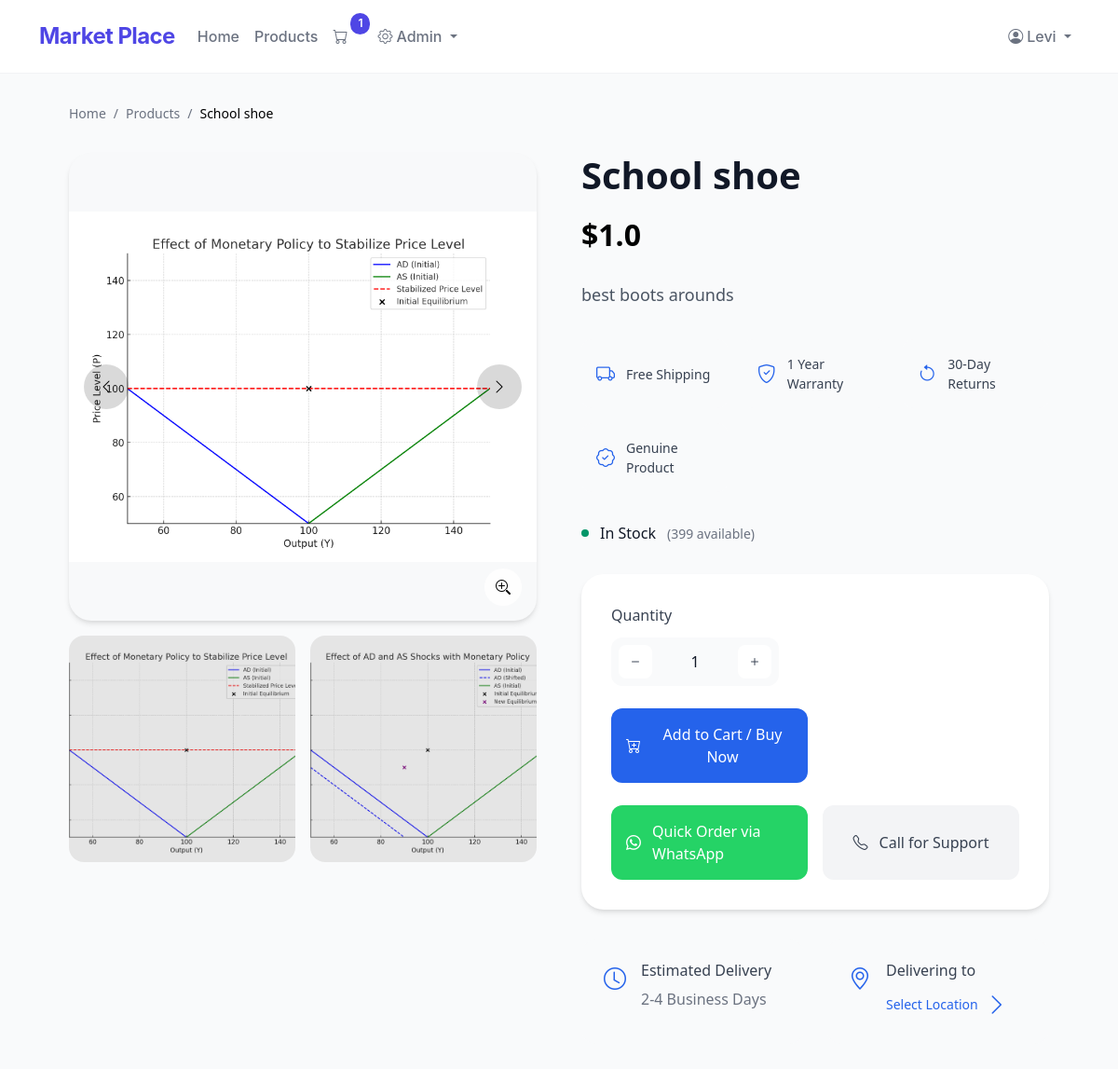
The page /product/2 (signed in) on the database as committed earlier.
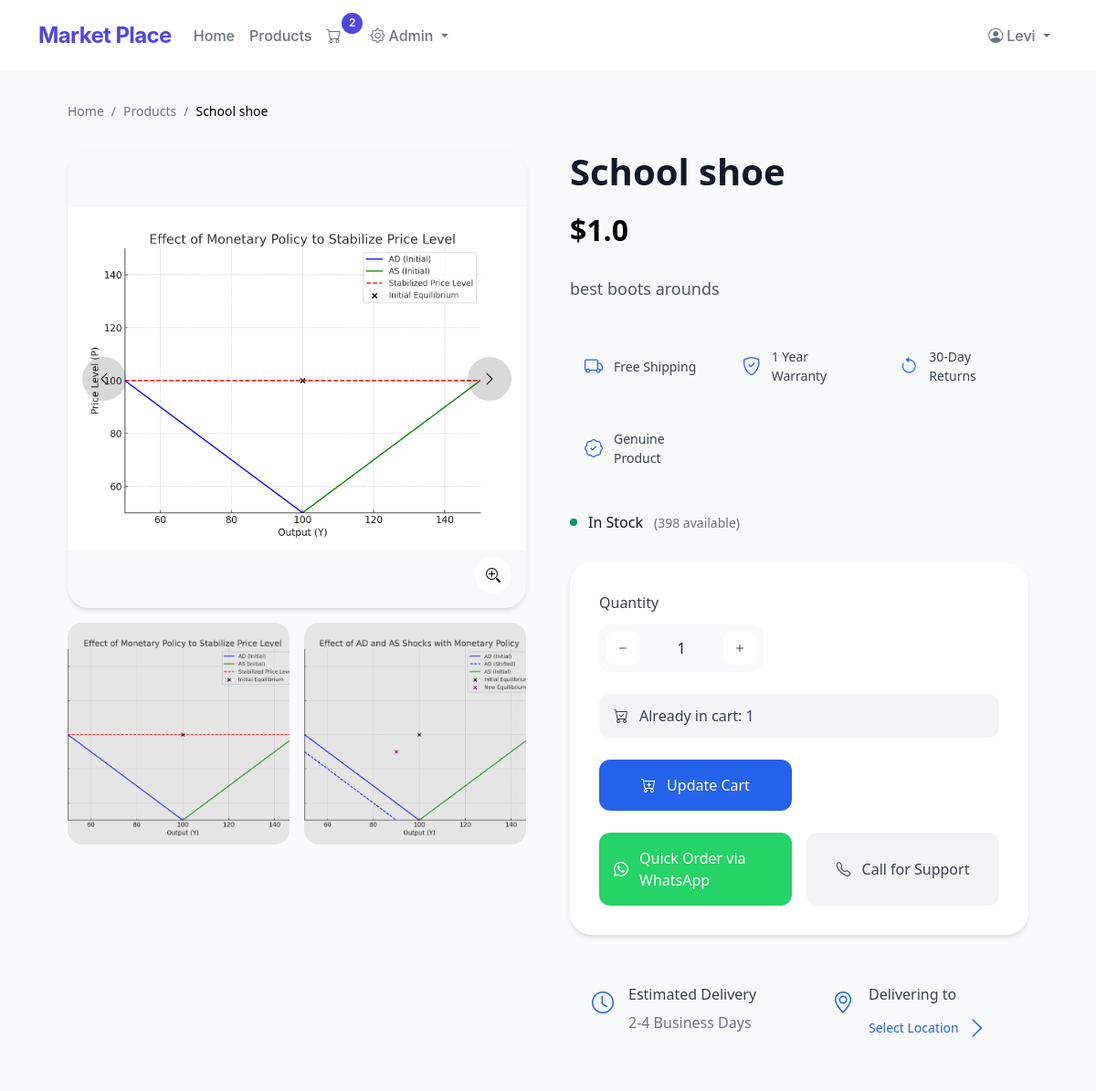
The same page on the database as committed later.
### app.py (models this page shows)
class Product(db.Model):
    __tablename__ = 'products'
    id = db.Column(db.Integer, primary_key=True)
    name = db.Column(db.String(100), nullable=False)
    description = db.Column(db.String(500), nullable=True)
    price = db.Column(db.Float, nullable=False)
    stock_quantity = db.Column(db.Integer, nullable=False)
    category_id = db.Column(db.Integer, db.ForeignKey('categories.id'), nullable=False)
    order_items = db.relationship('OrderItem', backref='product', lazy=True)
    images = db.relationship('ProductImage', backref='product', lazy=True)

class ProductImage(db.Model):
    __tablename__ = 'product_images'
    id = db.Column(db.Integer, primary_key=True)
    product_id = db.Column(db.Integer, db.ForeignKey('products.id'), nullable=False)
    image_url = db.Column(db.String(200), nullable=False)

class OrderItem(db.Model):
    __tablename__ = 'order_items'
    id = db.Column(db.Integer, primary_key=True)
    order_id = db.Column(db.Integer, db.ForeignKey('orders.id'), nullable=False)
    product_id = db.Column(db.Integer, db.ForeignKey('products.id'), nullable=False)
    quantity = db.Column(db.Integer, nullable=False)
    price_at_time = db.Column(db.Float, nullable=False)

### app.py (the view)
@app.route('/product/<int:product_id>')
def product_detail(product_id):
    product = Product.query.get_or_404(product_id)
    existing_order_item = None
    if 'user_id' in session:
        order = Order.query.filter_by(user_id=session['user_id'], status="Pending").first()
        if order:
            existing_order_item = OrderItem.query.filter_by(order_id=order.id, product_id=product_id).first()
    serialized_images = [{"image_url": image.image_url} for image in product.images]
    return render_template(
        'product_detail.html',
        product=product,
        existing_order_item=existing_order_item,
        images=serialized_images
    )

### app.py (called while the page is built)
def get_cart_unique_items():
    if 'user_id' in session:
        order = Order.query.filter_by(user_id=session['user_id'], status="Pending").first()
        if order:
            return OrderItem.query.filter_by(order_id=order.id).count()
    return 0

@app.context_processor
def inject_cart_count():
    return dict(cart_count=get_cart_unique_items())

### templates/product_detail.html (shortened to what this page needs)
{% extends 'base.html' %}
{% block content %}
<div class="product-container">
    <nav class="breadcrumb">
        <a href="{{ url_for('home') }}">Home</a>
        <span>/</span>
        <a href="{{ url_for('products') }}">Products</a>
        <span>/</span>
        <span class="current">{{ product.name }}</span>
    </nav>
    <div class="product-grid">
        <div class="image-section">
            <div class="main-image-container" id="image-container">
                {% if product.images %}
                    <div class="image-wrapper">
                        <img id="main-image"
                             src="{{ url_for('static', filename='uploads/' + product.images[0].image_url) }}"
                             alt="Image of {{ product.name }}">
                    </div>
                    <button class="nav-btn prev-btn" id="prev-btn">
                        <i class="bi bi-chevron-left"></i>
                    </button>
                    <button class="nav-btn next-btn" id="next-btn">
                        <i class="bi bi-chevron-right"></i>
                    </button>
                    <button class="zoom-btn" onclick="toggleZoom()">
                        <i class="bi bi-zoom-in"></i>
                    </button>
                {% else %}
                    <div class="no-image">
                        <i class="bi bi-image"></i>
                        <p>No image available</p>
                    </div>
                {% endif %}
            </div>
            <div class="thumbnail-strip">
                {% for image in product.images %}
                    <div class="thumbnail"
                         onclick="updateMainImage('{{ url_for('static', filename='uploads/' + image.image_url) }}', {{ loop.index0 }})">
                        <img src="{{ url_for('static', filename='uploads/' + image.image_url) }}"
                             alt="Thumbnail of {{ product.name }}">
                        <div class="thumbnail-overlay"></div>
                    </div>
                {% endfor %}
            </div>
        </div>
        <div class="product-info">
            <div class="product-header">
                <h1>{{ product.name }}</h1>
                <div class="price-section">
                    <span class="current-price">${{ product.price }}</span>
                </div>
            </div>
            <div class="product-description">
                {{ product.description }}
            </div>
            <div class="features-grid">
                <div class="feature">
                    <i class="bi bi-truck"></i>
                    <span>Free Shipping</span>
                </div>
                <div class="feature">
                    <i class="bi bi-shield-check"></i>
                    <span>1 Year Warranty</span>
                </div>
                <div class="feature">
                    <i class="bi bi-arrow-counterclockwise"></i>
                    <span>30-Day Returns</span>
                </div>
                <div class="feature">
                    <i class="bi bi-patch-check"></i>
                    <span>Genuine Product</span>
                </div>
            </div>
            <div class="stock-status {% if product.stock_quantity > 0 %}in-stock{% else %}out-of-stock{% endif %}">
                <div class="stock-indicator">
                    <div class="indicator-dot"></div>
                    {% if product.stock_quantity > 0 %}
                        <span>In Stock</span>
                        <span class="stock-count">({{ product.stock_quantity }} available)</span>
                    {% else %}
                        <span>Out of Stock</span>
                    {% endif %}
                </div>
            </div>
            <div class="purchase-card">
                <form method="POST" action="{{ url_for('add_to_cart', product_id=product.id) }}" class="purchase-form">
                    <div class="quantity-selector">
                        <label for="quantity">Quantity</label>
                        <div class="quantity-controls">
                            <button type="button" onclick="decrementQuantity()" class="qty-btn">
                                <i class="bi bi-dash"></i>
                            </button>
                            <input type="number" id="quantity" name="quantity" value="1"
                                   min="1" max="{{ product.stock_quantity }}" required>
                            <button type="button" onclick="incrementQuantity()" class="qty-btn">
                                <i class="bi bi-plus"></i>
                            </button>
                        </div>
                    </div>
                    {% if existing_order_item %}
                        <div class="cart-notice">
                            <i class="bi bi-cart-check"></i>
                            <span>Already in cart: {{ existing_order_item.quantity }}</span>
                        </div>
                    {% endif %}
                    <div class="purchase-buttons">
                        <button type="submit" class="primary-btn add-to-cart">
                            <i class="bi bi-cart-plus"></i>
                            <span>{% if existing_order_item %}Update Cart{% else %}Add to Cart / Buy Now{% endif %}</span>
                        </button>
                    </div>
                </form>
                <div class="alternative-purchase">
                    <a href="https://wa.me/{{ whatsapp_number }}?text=Hello%2C%20I%20am%20interested%20in%20{{ product.name }}."
                       class="whatsapp-btn" target="_blank">
                        <i class="bi bi-whatsapp"></i>
                        <span>Quick Order via WhatsApp</span>
                    </a>
                    <a href="tel:{{ phone_number }}" class="phone-btn">
                        <i class="bi bi-telephone"></i>
                        <span>Call for Support</span>
                    </a>
                </div>
            </div>
            <div class="delivery-info">
                <div class="delivery-time">
                    <i class="bi bi-clock"></i>
                    <div>
                        <h4>Estimated Delivery</h4>
                        <p>2-4 Business Days</p>
                    </div>
                </div>
                <div class="delivery-location">
                    <i class="bi bi-geo-alt"></i>
                    <div>
                        <h4>Delivering to</h4>
                        <button class="change-location" onclick="updateLocation()">
                            Select Location <i class="bi bi-chevron-right"></i>
                        </button>
                    </div>
                </div>
            </div>
        </div>
    </div>
</div>
{% endblock %}

### templates/base.html (shortened to what this page needs)
<!DOCTYPE html>
<html lang="en">
<head>
    <link rel="stylesheet" href="https://cdn.jsdelivr.net/npm/bootstrap-icons@1.7.2/font/bootstrap-icons.css">
    <link rel="stylesheet" href="https://cdn.jsdelivr.net/npm/bootstrap@5.3.1/dist/css/bootstrap.min.css">
    <link rel="stylesheet" href="{{ url_for('static', filename='css/styles.css') }}">
</head>
<body>
    <nav class="navbar navbar-expand-lg navbar-custom sticky-top">
        <div class="container">
            <a class="navbar-brand" href="{{ url_for('home') }}">Market Place</a>
            <div class="collapse navbar-collapse" id="navbarNav">
                <ul class="navbar-nav me-auto">
                    <li class="nav-item"><a class="nav-link" href="{{ url_for('home') }}">Home</a></li>
                    <li class="nav-item"><a class="nav-link" href="{{ url_for('products') }}">Products</a></li>
                    {% if session.get('user_id') %}
                    <li class="nav-item">
                        <a class="nav-link cart-link" href="{{ url_for('view_cart') }}">
                            <i class="bi bi-cart"></i>
                            {% if cart_count > 0 %}
                            <span class="cart-count">{{ cart_count }}</span>
                            {% endif %}
                        </a>
                    </li>
                    {% endif %}
                    {% if session.get('user_role') == 'admin' %}
                    <li class="nav-item dropdown">
                        <a class="nav-link dropdown-toggle" href="#" role="button" data-bs-toggle="dropdown">
                            <i class="bi bi-gear me-1"></i>Admin
                        </a>
                    </li>
                    {% endif %}
                </ul>
                <ul class="navbar-nav">
                    {% if session.get('user_id') %}
                    <li class="nav-item dropdown">
                        <a class="nav-link dropdown-toggle" href="#" id="userDropdown" data-bs-toggle="dropdown">
                            <i class="bi bi-person-circle me-1"></i>{{ session.get('user_name') }}
                        </a>
                    </li>
                    {% endif %}
                </ul>
            </div>
        </div>
    </nav>
    <div class="container my-4">
        {% block content %}{% endblock %}
    </div>
</body>
</html>

### templates/base.html (style rules this page uses)
:root { --primary-color: #4F46E5; --hover-color: #4338CA; --background-light: #F9FAFB; --text-primary: #111827; --text-secondary: #6B7280; }
body { font-family: 'Inter', system-ui, -apple-system, sans-serif; background-color: var(--background-light); color: var(--text-primary); }
.navbar-custom { background-color: rgba(255, 255, 255, 0.95); backdrop-filter: blur(10px); border-bottom: 1px solid rgba(229, 231, 235, 0.5); padding: 1rem 0; }
.navbar-custom .navbar-brand { font-size: 1.5rem; font-weight: 700; color: var(--primary-color); letter-spacing: -0.025em; }
.navbar-custom .nav-link { color: var(--text-secondary); font-weight: 500; padding: 0.5rem 1rem; transition: all 0.2s ease; border-radius: 0.5rem; }
.cart-link { position: relative; padding-right: 1.5rem !important; }
.cart-count { position: absolute; top: -5px; right: 0; background-color: var(--primary-color); color: white; border-radius: 30px; padding: 0.15rem 0.5rem; font-size: 0.75rem; font-weight: 600; min-width: 20px; text-align: center; transition: transform 0.2s ease; }

Rows that differ between the two databases and show on the page:
changed Product "School shoe": stock_quantity "399" → "398"
added OrderItem: quantity "1"
Other text that changed with them:
{{ cart_count }}: "1" → "2"
text no longer shown: "Add to Cart / Buy Now"
text now shown: "Already in cart: Update Cart"
